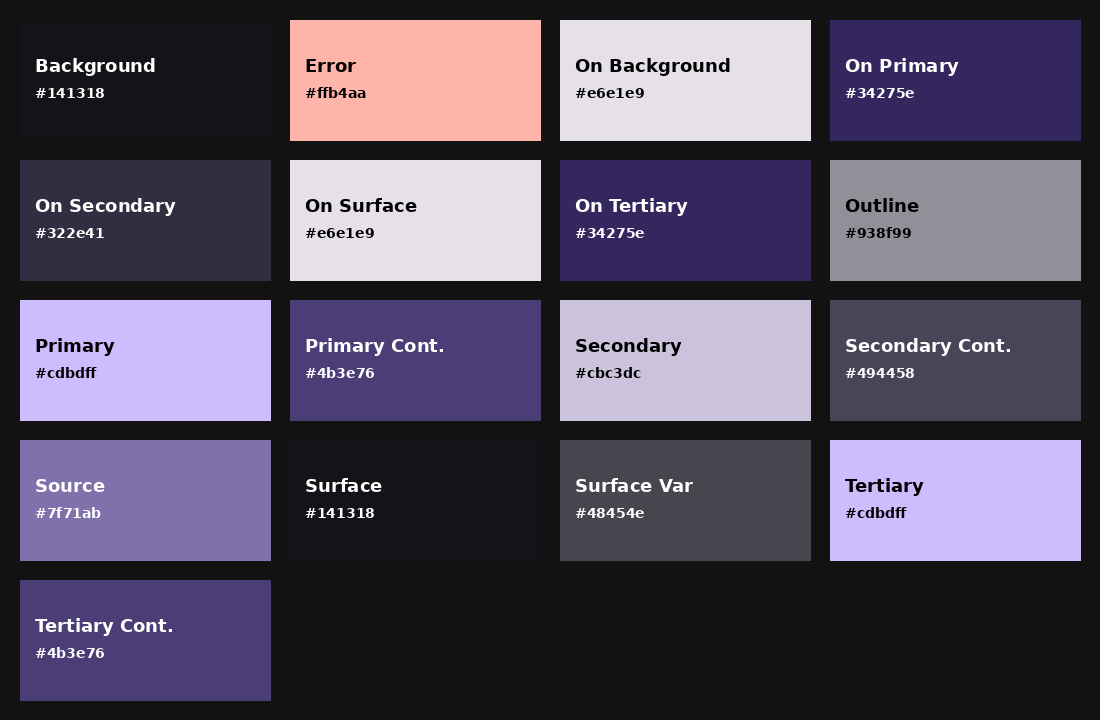
#> input picture .config/hypr/scripts/palette.png, 1100 x 720 px
$ python rofi.py palette.png
#> lines starting #> are read from the running program, lines starting #| are printed output that depends on the picture
import os
import sys
from PIL import Image

from materialyoucolor.quantize import QuantizeCelebi
from materialyoucolor.score.score import Score
from materialyoucolor.scheme.scheme_tonal_spot import SchemeTonalSpot
from materialyoucolor.hct.hct import Hct

HYPRPAPER_CONF = os.path.expanduser("~/.config/hypr/hyprpaper.conf")
ROFI_THEME_FILE = os.path.expanduser("~/.config/rofi/theme.rasi")

def get_wallpaper_path(conf_path):
    if not os.path.exists(conf_path):
        print(f"Error: Config file not found at {conf_path}")
        return None

    with open(conf_path, 'r') as f:
        lines = f.readlines()

    for line in lines:
        if line.strip().startswith("$wall"):
            parts = line.split("=")
            if len(parts) > 1:
                return os.path.expanduser(parts[1].strip())

    print("Error: No wallpaper definition ($wall) found in hyprpaper.conf")
    return None

def rofi_hex(argb, alpha_val="FF"):

    r, g, b = 0, 0, 0
    if isinstance(argb, (list, tuple)):
        if len(argb) >= 3:
            r, g, b = argb[0], argb[1], argb[2]
    else:
        r = (argb >> 16) & 0xFF
        g = (argb >> 8) & 0xFF
        b = argb & 0xFF

    return f"#{int(r):02x}{int(g):02x}{int(b):02x}{alpha_val}"

def generate_rofi_theme(image_path, is_dark=True):
#> called with image_path = '.config/hypr/scripts/palette.png', is_dark = True
    if not os.path.exists(image_path):
        print(f"Error: Image not found at {image_path}")
        return

    try:
        img = Image.open(image_path)
#> img is the input picture: PIL image 1100x720 RGB; mean R, G, B 87.2, 79.4, 98.4
        img = img.convert("RGBA")
#> img: PIL image 1100x720 RGBA
        img.thumbnail((128, 128))
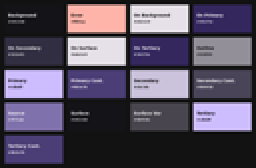
#> img: PIL image 128x84 RGBA (shown 2 times larger); mean R, G, B, A 87.1, 79.4, 98.3, 255

        pixels = list(img.getdata())
#> pixels = 10752 items, first 6: (18, 18, 18, 255), (18, 18, 18, 255), (18, 18, 18, 255), (18, 18, 18, 255), (18, 18, 18, 255), (18, 18, 18, 255)
        pixel_list = [list(p) for p in pixels]
#> pixel_list = 10752 items, first 6: [18, 18, 18, 255], [18, 18, 18, 255], [18, 18, 18, 255], [18, 18, 18, 255], [18, 18, 18, 255], [18, 18, 18, 255]

        colors = QuantizeCelebi(pixel_list, 128)
        top_colors = Score.score(colors)

        if not top_colors:
            print("Error: Could not extract colors.")
            return

        source_color_int = top_colors[0]
        hct = Hct.from_int(source_color_int)
        scheme = SchemeTonalSpot(hct, is_dark, 0.0)

        p_primary = scheme.primary_palette
        p_secondary = scheme.secondary_palette
        p_neutral = scheme.neutral_palette
        p_neutral_variant = scheme.neutral_variant_palette
        p_error = scheme.error_palette

        if is_dark:
            bg_col = rofi_hex(p_neutral.tone(3), "F5")
            fg_col = rofi_hex(p_primary.tone(85))
            sel_bg = rofi_hex(p_primary.tone(80))
            sel_fg = rofi_hex(p_primary.tone(15))
            active_fg = rofi_hex(p_secondary.tone(80))
            urgent_fg = rofi_hex(p_error.tone(80))
            border_col = rofi_hex(p_primary.tone(45))
            sep_col = rofi_hex(p_primary.tone(20))
            bg_alt = rofi_hex(p_neutral.tone(6))
        else:
            bg_col = rofi_hex(p_neutral.tone(98), "F2")
            fg_col = rofi_hex(p_neutral.tone(10))
            sel_bg = rofi_hex(p_primary.tone(40))
            sel_fg = rofi_hex(p_primary.tone(100))
            active_fg = rofi_hex(p_secondary.tone(40))
            urgent_fg = rofi_hex(p_error.tone(40))
            border_col = rofi_hex(p_neutral_variant.tone(50))
            sep_col = rofi_hex(p_neutral_variant.tone(80))
            bg_alt = rofi_hex(p_neutral.tone(92))

        rofi_content = f"""

* {{
    /* Base Colors */
    background:                  {bg_col};
    foreground:                  {fg_col};

    /* Normal Items */
    normal-background:           rgba ( 0, 0, 0, 0 % );
    normal-foreground:           @foreground;
    alternate-normal-background: rgba ( 0, 0, 0, 0 % );
    alternate-normal-foreground: @foreground;

    /* Selected Items */
    selected-normal-background:  {sel_bg};
    selected-normal-foreground:  {sel_fg};

    /* Active Items (Apps currently running) */
    active-background:           rgba ( 0, 0, 0, 0 % );
    active-foreground:           {active_fg};
    alternate-active-background: rgba ( 0, 0, 0, 0 % );
    alternate-active-foreground: @active-foreground;
    selected-active-background:  @selected-normal-background;
    selected-active-foreground:  @selected-normal-foreground;

    /* Urgent Items */
    urgent-background:           rgba ( 0, 0, 0, 0 % );
    urgent-foreground:           {urgent_fg};
    alternate-urgent-background: rgba ( 0, 0, 0, 0 % );
    alternate-urgent-foreground: @urgent-foreground;
    selected-urgent-background:  @urgent-foreground;
    selected-urgent-foreground:  @background;

    /* Borders and Separators */
    border-color:                {border_col};
    separatorcolor:              {sep_col};
    spacing:                     2;
    background-color:            rgba ( 0, 0, 0, 0 % );
}}

"""
        os.makedirs(os.path.dirname(ROFI_THEME_FILE), exist_ok=True)
        with open(ROFI_THEME_FILE, "w") as f:
            f.write(rofi_content)

        shared_colors_file = os.path.expanduser("~/.config/rofi/shared/colors.rasi")
        os.makedirs(os.path.dirname(shared_colors_file), exist_ok=True)
        bg_alt = rofi_hex(p_neutral.tone(15))
        with open(shared_colors_file, "w") as f:
            f.write(f"* {{\n    background:     {bg_col};\n    background-alt: {bg_alt};\n    foreground:     {fg_col};\n    selected:       {sel_bg};\n    active:         {active_fg};\n    urgent:         {urgent_fg};\n}}\n")

        print(f"Success! Rofi theme written to {ROFI_THEME_FILE} and {shared_colors_file}")

    except Exception as e:
        print(f"Error processing image: {e}")
        import traceback
        traceback.print_exc()

if __name__ == "__main__":
    wp_path = None
    if len(sys.argv) > 1 and os.path.exists(sys.argv[1]):
        wp_path = os.path.abspath(sys.argv[1])
    else:
        wp_path = get_wallpaper_path(HYPRPAPER_CONF)

    if wp_path and os.path.exists(wp_path):
        generate_rofi_theme(wp_path)
#> (the call stopped at in generate_rofi_theme, `colors = QuantizeCelebi(pixel_list, 128)`: materialyoucolor is not available in this run)
    else:
        print(f"Error: No valid wallpaper found. Checked {wp_path} and {HYPRPAPER_CONF}")
